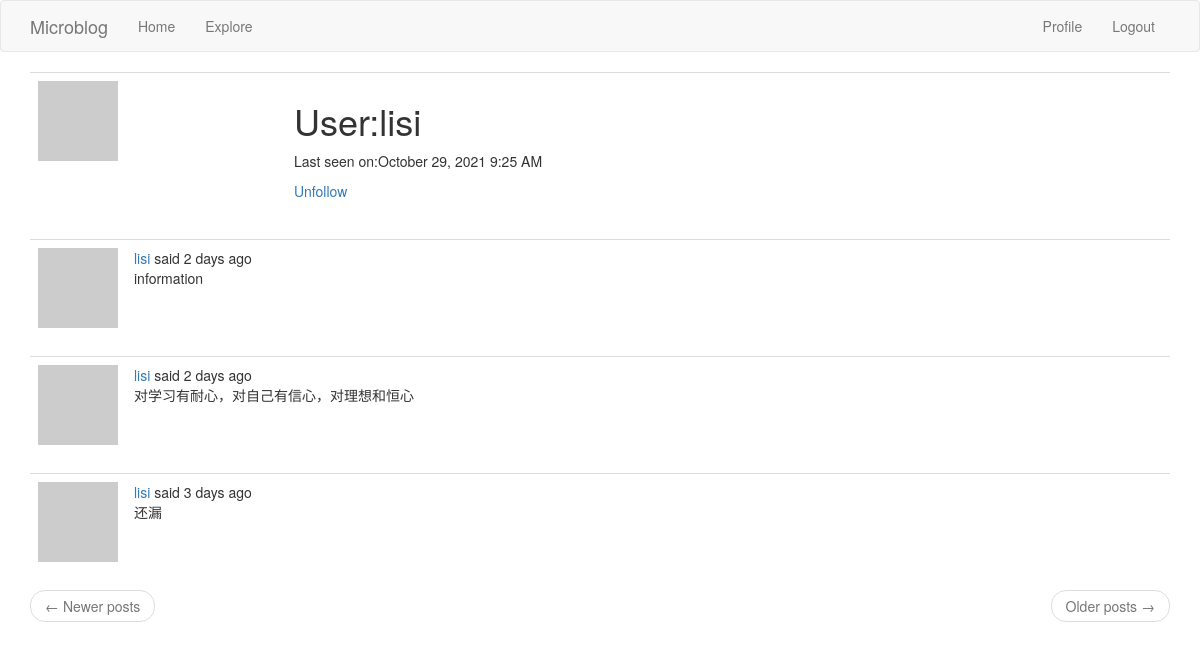
The app's page /user/lisi (signed in), older data.
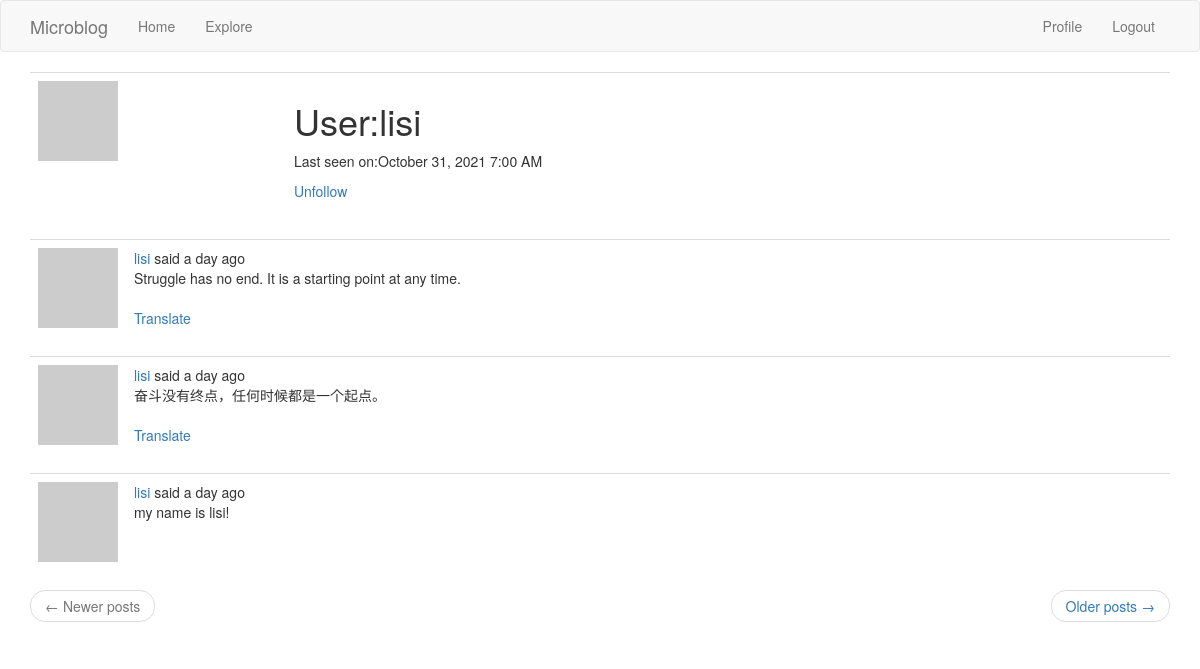
The same page, newer data.
### app/models.py (models this page shows, shortened)
class User(UserMixin, db.Model):
    about_me = db.Column(db.String(140))
    last_seen = db.Column(db.DateTime, default=datetime.utcnow)
    id = db.Column(db.Integer, primary_key=True)
    username = db.Column(db.String(64), index=True, unique=True)
    email = db.Column(db.String(120), index=True, unique=True)
    password_hash = db.Column(db.String(128))
    posts = db.relationship('Post', backref='author', lazy='dynamic')
    def avatar(self, size):
        digest = md5(self.email.lower().encode('utf-8')).hexdigest()
        return 'https://www.gravatar.com/avatar/{}?d=identicon&s={}'.format(
            digest, size)
    last_seen = db.Column(db.DateTime, default=datetime.utcnow)
    followed = db.relationship(
        'User',
        secondary=followers,
        primaryjoin=(followers.c.follower_id == id),
        secondaryjoin=(followers.c.followed_id == id),
        backref=db.backref('followers', lazy='dynamic'),
        lazy='dynamic'
    )
    def is_following(self, user):
        return self.followed.filter(followers.c.followed_id == user.id).count() > 0

class Post(db.Model):  # UserMixin,
    id = db.Column(db.Integer, primary_key=True)
    body = db.Column(db.String(140))
    timestamp = db.Column(db.DateTime, index=True, default=datetime.utcnow)
    user_id = db.Column(db.Integer, db.ForeignKey('user.id'))
    language = db.Column(db.String(5))

### app/routes.py (the view)
@app.route('/user/<username>')
@login_required
def user(username):
    user = User.query.filter_by(username=username).first_or_404()
    page = request.args.get('page', 1, type=int)
    posts = user.posts.order_by(Post.timestamp.desc()).paginate(page, app.config['POSTS_PER_PAGE'], False)
    next_url = url_for('user', username=user.username, page=posts.next_num) if posts.has_next else None
    prev_url = url_for('user', username=user.username, page=posts.prev_num) if posts.has_prev else None
    return render_template('user.html', user=user, posts=posts.items, next_url=next_url, prev_url=prev_url)

### app/models.py (called while the page is built)
@login.user_loader
def load_user(id):
    return User.query.get(int(id))

### app/routes.py (called while the page is built)
@app.before_request  # 访问任意一个函数都会执行这里
def before_request():
    if current_user.is_authenticated:
        current_user.last_seen = datetime.utcnow()
        db.session.commit()

### app/templates/user.html (shortened to what this page needs)
{% extends "base.html" %}
{% block app_content %}
	<table class="table table-hover">
		<tr>
			<td width="256px"><img src="{{ user.avatar(256) }}"></td>
			<td>
				<h1>User:{{ user.username }}</h1>
				{% if user.last_seen %}
					<p>Last seen on:{{ moment(user.last_seen).format('LLL') }}</p>
				{% endif %}
				{% if user == current_user %}
					<p>
						<a href="{{ url_for('edit_profile') }}">Edit your profile</a>
					</p>
				{% elif not current_user.is_following(user) %}
					<p>
						<a href="{{ url_for('follow', username=user.username) }}">Follow</a>
					</p>
				{% else %}
					<p>
						<a href="{{ url_for('unfollow', username=user.username) }}">Unfollow</a>
					</p>
				{% endif %}
			</td>
		</tr>
	</table>
	{% for post in posts %}
		{% include '_post.html' %}
	{% endfor%}
	<nav aria-label="...">
		<ul class="pager">
			<li class="previous{% if not prev_url %} disabled{% endif %}">
				<a href="{{ prev_url or '#' }}">
					<span aria-hidden="true">&larr;</span> Newer posts
				</a>
			</li>
			<li class="next{% if not next_url %} disabled{% endif %}">
				<a href="{{ next_url or '#' }}">
					Older posts <span aria-hidden="true">&rarr;</span>
				</a>
			</li>
		</ul>
	</nav>
{% endblock%}

### app/templates/_post.html (shortened to what this page needs)
<table class="table table-hover">
    <tr>
        <td width="70px">
            <a href="{{ url_for('user', username=post.author.username) }}">
                <img src="{{ post.author.avatar(70) }}"/>
            </a>
        </td>
        <td>
            {{ _('%(username)s said %(when)s', username=user_link, when=moment(post.timestamp).fromNow()) }}
            <br>
            <span id="post{{ post.id }}">{{ post.body }}</span>
            {% if post.language and post.language != g.locale %}
                            <br><br>
                <span id="translation{{ post.id }}">
                    <a href="javascript:translate('#post{{ post.id }}', '#translation{{ post.id }}', '{{ post.language }}', '{{ g.locale }}');">{{ _('Translate') }}</a>
                </span>
            {% endif %}
        </td>
    </tr>
</table>

Row changes from the older to the newer data that the page shows:
no longer on this page (row unchanged): Post: body "information"
no longer on this page (row unchanged): Post: body "对学习有耐心，对自己有信心，对理想和恒心"
no longer on this page (row unchanged): Post: body "还漏"
changed User "lisi": last_seen "October 29, 2021 9:25 AM" → "October 31, 2021 7:00 AM"
added Post: body "Struggle has no end. It is a starting point at any time."
added Post: body "奋斗没有终点，任何时候都是一个起点。"
added Post: body "my name is lisi!"
